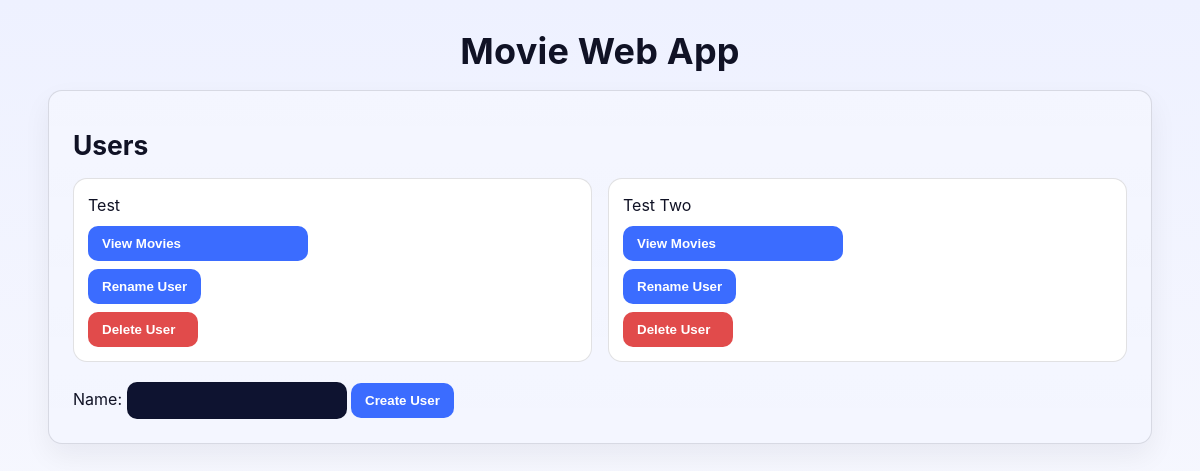
The app's page /, older data.
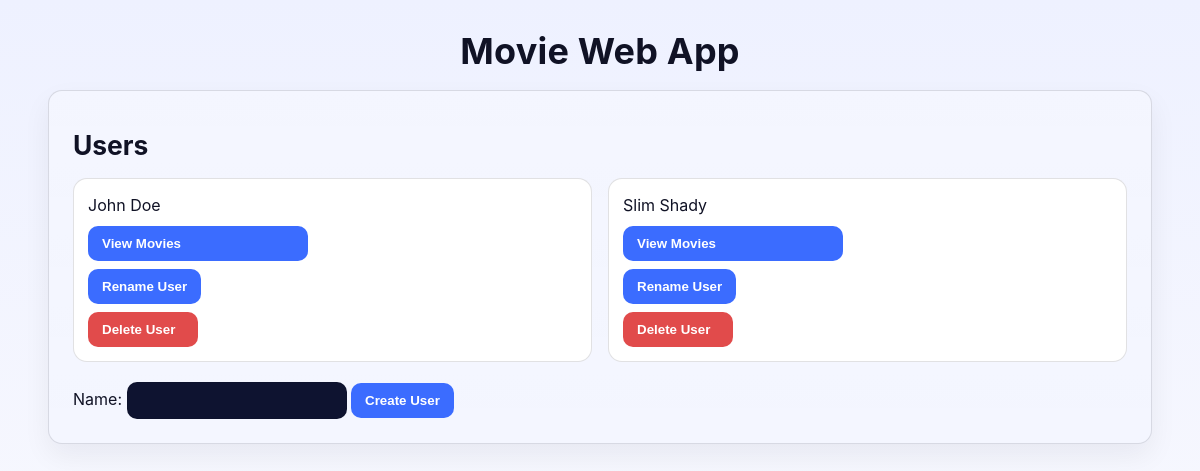
The same page, newer data.
### models.py (models this page shows)
class User(db.Model):
    __tablename__ = 'users'
    id = db.Column(db.Integer, primary_key=True, autoincrement=True)
    name = db.Column(db.String(99), nullable=False)
    movies = db.relationship('Movie', secondary=user_movies, backref='users',
                             cascade='save-update', passive_deletes=True)

### app.py (the view)
@app.route('/')
def index():
    users = data_manager.get_users()
    return render_template('index.html', users=users)

### data_manager.py (called while the page is built)
    def get_users(self):
        list_of_users = db.session.query(User).all()
        return list_of_users

### templates/index.html (shortened to what this page needs)
{% extends 'base.html' %}
{% block content %}
<h2>Users</h2>
<ul class="user-list">
    {% for user in users %}
    <li class="user-entry">
        {{ user.name }}
        <form method="get"
              action="{{ url_for('get_movies', user_id=user.id) }}"
              style="display:inline">
            <button type="submit" class="btn view-movies">View Movies</button>
        </form>
        <button type="button" onclick="showRenameForm({{ user.id }}, 'user')">
            Rename User
        </button>
        <form method="post"
              action="{{ url_for('delete_user', user_id=user.id) }}"
              style="display:inline"
              onsubmit="return confirm('Are you sure you want to delete {{ user.name }} and all the movies?');">
            <button type="submit" class="btn delete">Delete User</button>
        </form>
    </li>
    {% endfor %}
</ul>
<form action="{{ url_for('create_user') }}" method="post">
    <label for="name">Name:</label>
    <input type="text" id="name" name="name" required>
    <button type="submit">Create User</button>
</form>
{% endblock %}

### templates/base.html (shortened to what this page needs)
<!DOCTYPE html>
<html lang="en">
<head>
    <link rel="stylesheet" href="{{ url_for('static', filename='style.css') }}">
</head>
<body>
  <h1>Movie Web App</h1>
  <main class="container">
      {% block content %}{% endblock %}
  </main>
</body>
</html>

### static/style.css (style rules this page uses)
:root { --bg: #0f1220; --bg-soft: #171a2b; --panel: #1c2140; --text: #ecf1ff; --muted: #b2bbd9; --primary: #7aa2ff; --primary-600: #638dff; --danger: #ff6b6b; --danger-700: #e35656; --success: #4cd78a; --border: rgba(255,255,255,0.12); --shadow: 0 10px 30px rgba(0,0,0,.35); --radius: 14px; --radius-sm: 10px; --gap: 16px; --gap-lg: 24px; --trans: 180ms cubic-bezier(.2,.6,.2,1); }
* { box-sizing:border-box }
html,body { height:100% }
body { margin:0; background: radial-gradient(1200px 800px at 15% -10%, #1a2042 0%, #0f1220 45%) fixed, var(--bg); color:var(--text); font: 16px/1.55 Inter, ui-sans-serif, system-ui, -apple-system, Segoe UI, Roboto, "Helvetica Neue", Arial, "Apple Color Emoji","Segoe UI Emoji"; -webkit-font-smoothing:antialiased; -moz-osx-font-smoothing:grayscale; }
h1 { font-size: clamp(28px, 3vw, 40px); letter-spacing:.2px; margin:24px 0 10px; text-align:center }
h2 { font-size: clamp(20px, 2.2vw, 28px); margin: 10px 0 12px }
.container { max-width: 1000px; margin: 0 auto; padding: 0 var(--gap-lg) var(--gap-lg); }
main.container { background: linear-gradient(180deg, rgba(255,255,255,.02), rgba(255,255,255,0)) , var(--bg-soft); border: 1px solid var(--border); border-radius: var(--radius); box-shadow: var(--shadow); max-width: clamp(760px, 92vw, 1200px); margin: 0 auto; padding: clamp(16px, 2vw, 28px); }
.user-list { list-style:none; padding:0; margin: 10px 0 20px; display:grid; grid-template-columns: repeat(auto-fit, minmax(260px,1fr)); gap: var(--gap); }
.user-entry, .movie-card { background: var(--panel); border: 1px solid var(--border); border-radius: var(--radius); padding: 14px; display:flex; flex-direction:column; gap:10px; transition: transform var(--trans), box-shadow var(--trans), border-color var(--trans); }
form { display:inline-block }
input[type="text"] { background: #0e1330; color: var(--text); border: 1px solid var(--border); border-radius: 10px; padding: 10px 12px; outline:none; transition: border-color var(--trans), box-shadow var(--trans); min-width: 220px; }
input[type="text"]::placeholder { color: #6d7592 }
.btn, button { appearance:none; border: none; background: var(--primary); color:#0a0d1f; font-weight:700; padding: 10px 14px; border-radius: 10px; cursor:pointer; display:inline-flex; align-items:center; gap:8px; transition: transform var(--trans), box-shadow var(--trans), background var(--trans), filter var(--trans); }
.btn.delete { background: var(--danger); color: #140a0a }
.user-entry form, .user-entry button, .movie-card form, .movie-card button { margin-right: 6px; }
.user-entry { display: flex; align-items: center; gap: 8px; flex-wrap: wrap; justify-content: flex-start; text-align: left; }
.user-entry button, .user-entry .btn { width: auto; min-width: 110px; flex-shrink: 0; }
.btn.view-movies { min-width: 220px; }
@media (prefers-color-scheme: light) { :root { --bg:#fbfbfe; --bg-soft:#f4f6ff; --panel:#ffffff; --text:#101225; --muted:#4c5774; --border: rgba(10,13,31,.12); --shadow: 0 12px 28px rgba(10,13,31,.06); } }
@media (prefers-color-scheme: light) { body { background: linear-gradient(180deg,#eef1ff, #fbfbfe) } }
@media (prefers-color-scheme: light) { .btn, button { color:#fff; background: #3b6cff } }
@media (prefers-color-scheme: light) { .btn.delete { background:#e14b4b; color:#fff } }
.user-entry { display: flex; flex-wrap: wrap; justify-content: flex-start; align-items: flex-start; text-align: left; }

Row changes from the older to the newer data that the page shows:
changed User: name "Test" → "John Doe"
changed User: name "Test Two" → "Slim Shady"
